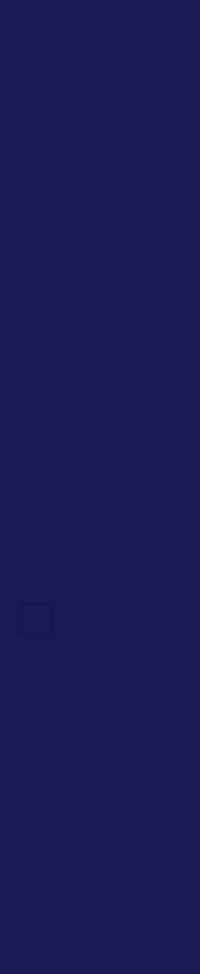
     <widget class="QWidget" name="minimize_slider_menu_widget" native="true">
      <property name="styleSheet">
       <string notr="true">QWidget{
	background-color:#1B1A55;
}
QPushButton{
	height:50px;
	weight:220px;
	border:none;
	border-radius:5px;

}
QCheckBox{
	height:50px;
	weight:220px;
}
QPushButton:checked{
	background-color:#9290C3;
	color: #9290C3;
	font-weight:bold;
}
</string>
      </property>
      <layout class="QVBoxLayout" name="verticalLayout_6">
       <item>
        <widget class="QPushButton" name="pushButton_2">
         <property name="text">
          <string/>
         </property>
         <property name="icon">
          <iconset resource="dashboard.qrc">
           <normaloff>:/img/img/home.svg</normaloff>:/img/img/home.svg</iconset>
         </property>
         <property name="iconSize">
          <size>
           <width>32</width>
           <height>32</height>
          </size>
         </property>
         <property name="checkable">
          <bool>true</bool>
         </property>
         <property name="autoRepeat">
          <bool>false</bool>
         </property>
         <property name="autoExclusive">
          <bool>true</bool>
         </property>
        </widget>
       </item>
       <item>
        <spacer name="verticalSpacer">
         <property name="orientation">
          <enum>Qt::Vertical</enum>
         </property>
         <property name="sizeHint" stdset="0">
          <size>
           <width>20</width>
           <height>49</height>
          </size>
         </property>
        </spacer>
       </item>
       <item>
        <layout class="QVBoxLayout" name="verticalLayout_2">
         <property name="spacing">
          <number>15</number>
         </property>
         <item>
          <widget class="QPushButton" name="dashboard_minimize_button">
           <property name="text">
            <string/>
           </property>
           <property name="icon">
            <iconset resource="dashboard.qrc">
             <normaloff>:/img/img/grid.svg</normaloff>:/img/img/grid.svg</iconset>
           </property>
           <property name="iconSize">
            <size>
             <width>32</width>
             <height>32</height>
            </size>
           </property>
           <property name="checkable">
            <bool>true</bool>
           </property>
           <property name="autoExclusive">
            <bool>true</bool>
           </property>
          </widget>
         </item>
         <item>
          <widget class="QPushButton" name="analist_minimize_button">
           <property name="text">
            <string/>
           </property>
           <property name="icon">
            <iconset resource="dashboard.qrc">
             <normaloff>:/img/img/analist.svg</normaloff>:/img/img/analist.svg</iconset>
           </property>
           <property name="iconSize">
            <size>
             <width>32</width>
             <height>32</height>
            </size>
           </property>
           <property name="checkable">
            <bool>true</bool>
           </property>
           <property name="autoExclusive">
            <bool>true</bool>
           </property>
          </widget>
         </item>
         <item>
          <widget class="QPushButton" name="performance_minimize_button">
           <property name="text">
            <string/>
           </property>
           <property name="icon">
            <iconset resource="dashboard.qrc">
             <normaloff>:/img/img/performance.svg</normaloff>:/img/img/performance.svg</iconset>
           </property>
           <property name="iconSize">
            <size>
             <width>32</width>
             <height>32</height>
            </size>
           </property>
           <property name="checkable">
            <bool>true</bool>
           </property>
           <property name="autoExclusive">
            <bool>true</bool>
           </property>
          </widget>
         </item>
         <item>
          <widget class="QPushButton" name="bills_minimize_button">
           <property name="text">
            <string/>
           </property>
           <property name="icon">
            <iconset resource="dashboard.qrc">
             <normaloff>:/img/img/bills.svg</normaloff>:/img/img/bills.svg</iconset>
           </property>
           <property name="iconSize">
            <size>
             <width>32</width>
             <height>32</height>
            </size>
           </property>
           <property name="checkable">
            <bool>true</bool>
           </property>
           <property name="autoExclusive">
            <bool>true</bool>
           </property>
          </widget>
         </item>
         <item>
          <widget class="QPushButton" name="wallet_minimize_button">
           <property name="text">
            <string/>
           </property>
           <property name="icon">
            <iconset resource="dashboard.qrc">
             <normaloff>:/img/img/wallet.svg</normaloff>:/img/img/wallet.svg</iconset>
           </property>
           <property name="iconSize">
            <size>
             <width>32</width>
             <height>32</height>
            </size>
           </property>
           <property name="checkable">
            <bool>true</bool>
           </property>
           <property name="autoExclusive">
            <bool>true</bool>
           </property>
          </widget>
         </item>
         <item>
          <widget class="QPushButton" name="goal_minimize_button">
           <property name="text">
            <string/>
           </property>
           <property name="icon">
            <iconset resource="dashboard.qrc">
             <normaloff>:/img/img/crosshair.svg</normaloff>:/img/img/crosshair.svg</iconset>
           </property>
           <property name="iconSize">
            <size>
             <width>32</width>
             <height>32</height>
            </size>
           </property>
           <property name="checkable">
            <bool>true</bool>
           </property>
           <property name="autoExclusive">
            <bool>true</bool>
           </property>
          </widget>
         </item>
        </layout>
       </item>
       <item>
        <spacer name="verticalSpacer_2">
         <property name="orientation">
          <enum>Qt::Vertical</enum>
         </property>
         <property name="sizeHint" stdset="0">
          <size>
           <width>20</width>
           <height>97</height>
          </size>
         </property>
        </spacer>
       </item>
       <item>
        <layout class="QVBoxLayout" name="verticalLayout_3">
         <property name="spacing">
          <number>20</number>
         </property>
         <item>
          <widget class="QCheckBox" name="thema_minimize_button">
           <property name="font">
            <font>
             <family>Poppins</family>
             <pointsize>14</pointsize>
            </font>
           </property>
           <property name="styleSheet">
            <string notr="true">QCheckBox{
	color:white;
	padding-left: 10px;
}
QCheckBox::indicator {
	width: 32px;
	height: 32px;
}

QCheckBox::indicator:checked{
	image: url(:/img/img/toggle-right.svg);
}

QCheckBox::indicator:unchecked{

	image: url(:/img/img/toggle-left.svg);
}</string>
           </property>
           <property name="text">
            <string/>
           </property>
           <property name="checkable">
            <bool>true</bool>
           </property>
           <property name="autoExclusive">
            <bool>false</bool>
           </property>
          </widget>
         </item>
         <item>
          <widget class="QPushButton" name="settings_minimize_button">
           <property name="text">
            <string/>
           </property>
           <property name="icon">
            <iconset resource="dashboard.qrc">
             <normaloff>:/img/img/settings.svg</normaloff>:/img/img/settings.svg</iconset>
           </property>
           <property name="iconSize">
            <size>
             <width>32</width>
             <height>32</height>
            </size>
           </property>
           <property name="checkable">
            <bool>true</bool>
           </property>
           <property name="autoExclusive">
            <bool>true</bool>
           </property>
          </widget>
         </item>
         <item>
          <widget class="QPushButton" name="logout_minimize_button">
           <property name="text">
            <string/>
           </property>
           <property name="icon">
            <iconset resource="dashboard.qrc">
             <normaloff>:/img/img/log-out.svg</normaloff>:/img/img/log-out.svg</iconset>
           </property>
           <property name="iconSize">
            <size>
             <width>32</width>
             <height>32</height>
            </size>
           </property>
           <property name="checkable">
            <bool>true</bool>
           </property>
           <property name="autoExclusive">
            <bool>true</bool>
           </property>
          </widget>
         </item>
        </layout>
       </item>
       <item>
        <spacer name="verticalSpacer_5">
         <property name="orientation">
          <enum>Qt::Vertical</enum>
         </property>
         <property name="sizeHint" stdset="0">
          <size>
           <width>20</width>
           <height>64</height>
          </size>
         </property>
        </spacer>
       </item>
       <item>
        <widget class="QPushButton" name="profile_minimize_button">
         <property name="text">
          <string/>
         </property>
         <property name="icon">
          <iconset resource="dashboard.qrc">
           <normaloff>:/img/img/default_profile.svg</normaloff>:/img/img/default_profile.svg</iconset>
         </property>
         <property name="iconSize">
          <size>
           <width>32</width>
           <height>32</height>
          </size>
         </property>
         <property name="checkable">
          <bool>true</bool>
         </property>
         <property name="autoExclusive">
          <bool>true</bool>
         </property>
        </widget>
       </item>
       <item>
        <spacer name="verticalSpacer_7">
         <property name="orientation">
          <enum>Qt::Vertical</enum>
         </property>
         <property name="sizeHint" stdset="0">
          <size>
           <width>20</width>
           <height>59</height>
          </size>
         </property>
        </spacer>
       </item>
      </layout>
     </widget>
